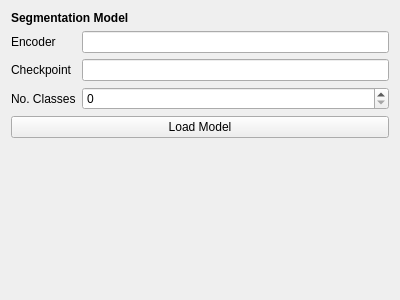
<?xml version="1.0" encoding="UTF-8"?>
<ui version="4.0">
 <class>Form</class>
 <widget class="QWidget" name="Form">
  <property name="geometry">
   <rect>
    <x>0</x>
    <y>0</y>
    <width>400</width>
    <height>300</height>
   </rect>
  </property>
  <property name="windowTitle">
   <string>Form</string>
  </property>
  <layout class="QGridLayout" name="gridLayout">
   <item row="2" column="1">
    <widget class="QLineEdit" name="lineEdit_checkpoint"/>
   </item>
   <item row="1" column="1">
    <widget class="QLineEdit" name="lineEdit_encoder"/>
   </item>
   <item row="1" column="0">
    <widget class="QLabel" name="label_encoder">
     <property name="text">
      <string>Encoder</string>
     </property>
    </widget>
   </item>
   <item row="3" column="1">
    <widget class="QSpinBox" name="spinBox_num_classes"/>
   </item>
   <item row="0" column="0" colspan="2">
    <widget class="QLabel" name="label_header_model">
     <property name="font">
      <font>
       <weight>75</weight>
       <bold>true</bold>
      </font>
     </property>
     <property name="text">
      <string>Segmentation Model</string>
     </property>
    </widget>
   </item>
   <item row="2" column="0">
    <widget class="QLabel" name="label_checkpoint">
     <property name="text">
      <string>Checkpoint</string>
     </property>
    </widget>
   </item>
   <item row="3" column="0">
    <widget class="QLabel" name="label_num_classes">
     <property name="text">
      <string>No. Classes</string>
     </property>
    </widget>
   </item>
   <item row="4" column="0" colspan="2">
    <widget class="QPushButton" name="pushButton_load_model">
     <property name="text">
      <string>Load Model</string>
     </property>
    </widget>
   </item>
   <item row="5" column="0" colspan="2">
    <spacer name="verticalSpacer">
     <property name="orientation">
      <enum>Qt::Vertical</enum>
     </property>
     <property name="sizeHint" stdset="0">
      <size>
       <width>20</width>
       <height>40</height>
      </size>
     </property>
    </spacer>
   </item>
  </layout>
 </widget>
 <resources/>
 <connections/>
</ui>
